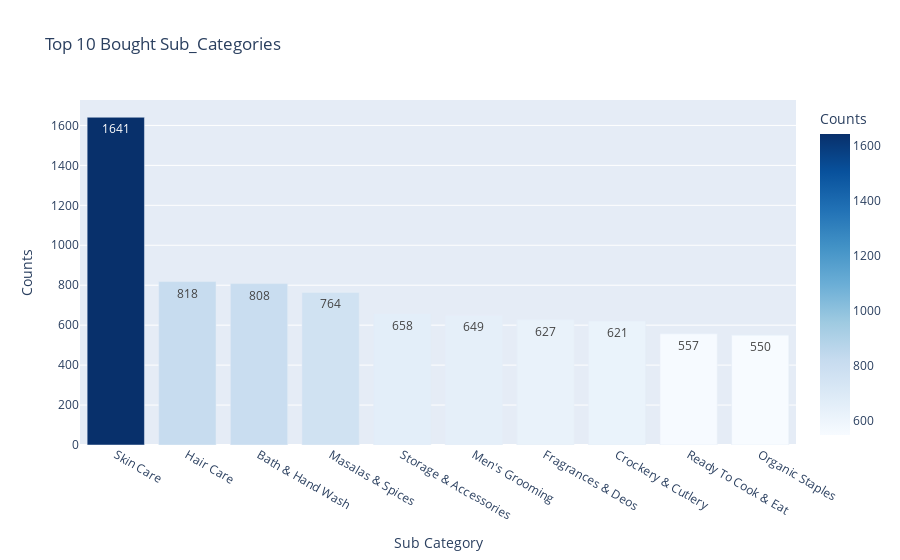

Here is the notebook cell this chart was saved with:
### Code cell
px.bar(data_frame=counts_df[:10],
      x='Sub Category',
      y='Counts',
      color='Counts',
      color_continuous_scale='blues',
      text_auto=True,
      title='Top 10 Bought Sub_Categories')

### Figure 1 — Plotly figure (JSON) as saved in the notebook; plotly's stock layout.template omitted (floating-point values rounded to 4 significant figures)
{"data": [{"alignmentgroup": "True", "hovertemplate": "Sub Category=%{x}<br>Counts=%{marker.color}<extra></extra>", "legendgroup": "", "marker": {"color": [1641, 818, 808, 764, 658, 649, 627, 621, 557, 550], "coloraxis": "coloraxis", "pattern": {"shape": ""}}, "name": "", "offsetgroup": "", "orientation": "v", "showlegend": false, "textposition": "auto", "texttemplate": "%{y}", "type": "bar", "x": ["Skin Care", "Hair Care", "Bath & Hand Wash", "Masalas & Spices", "Storage & Accessories", "Men's Grooming", "Fragrances & Deos", "Crockery & Cutlery", "Ready To Cook & Eat", "Organic Staples"], "xaxis": "x", "y": [1641, 818, 808, 764, 658, 649, 627, 621, 557, 550], "yaxis": "y"}], "layout": {"barmode": "relative", "coloraxis": {"colorbar": {"title": {"text": "Counts"}}, "colorscale": [[0, "rgb(247,251,255)"], [0.125, "rgb(222,235,247)"], [0.25, "rgb(198,219,239)"], [0.375, "rgb(158,202,225)"], [0.5, "rgb(107,174,214)"], [0.625, "rgb(66,146,198)"], [0.75, "rgb(33,113,181)"], [0.875, "rgb(8,81,156)"], [1, "rgb(8,48,107)"]]}, "legend": {"tracegroupgap": 0}, "title": {"text": "Top 10 Bought Sub_Categories"}, "xaxis": {"anchor": "y", "domain": [0, 1], "title": {"text": "Sub Category"}}, "yaxis": {"anchor": "x", "domain": [0, 1], "title": {"text": "Counts"}}}}
